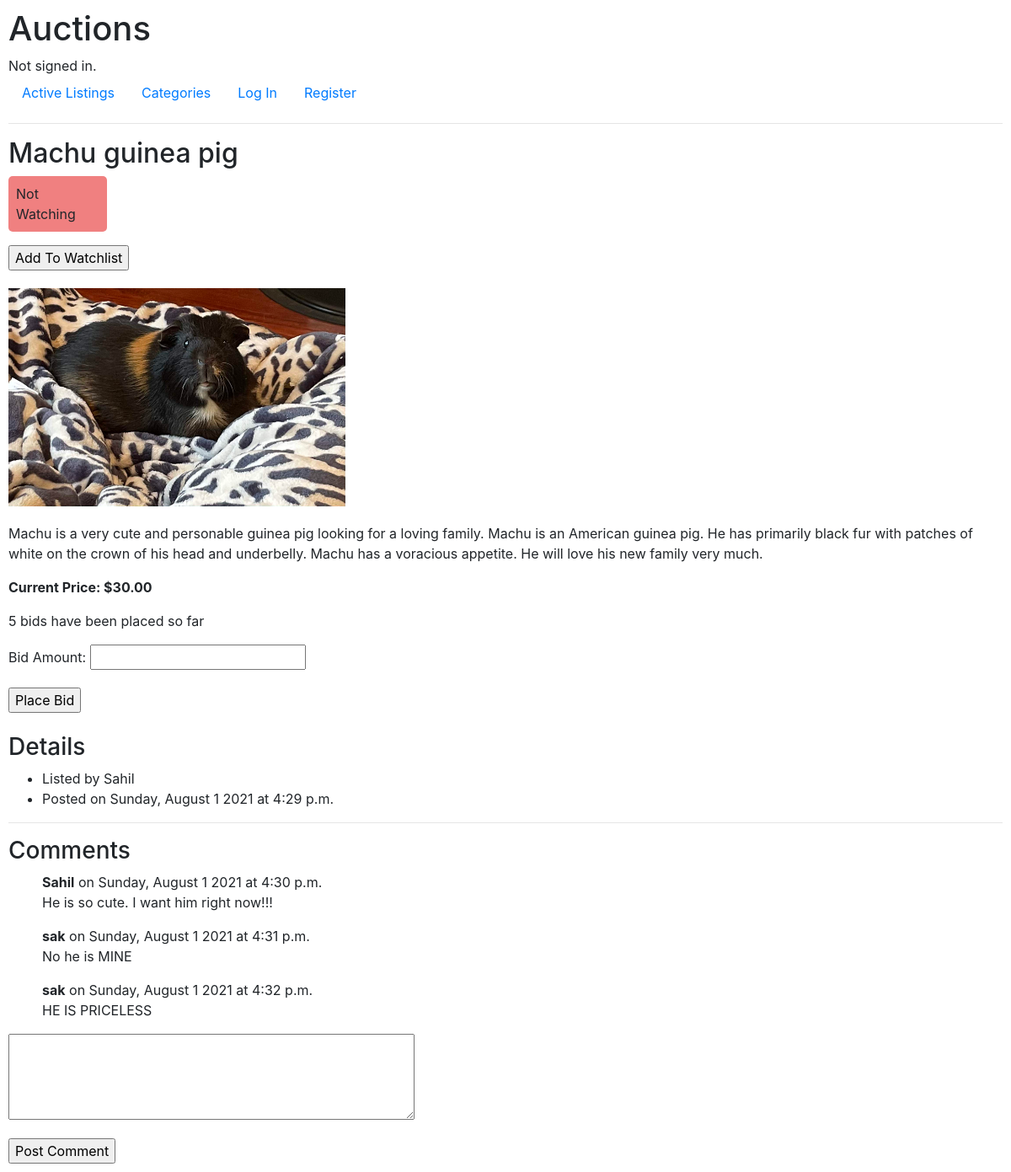
The page /auction/8 on the database its author committed.
### auctions/models.py (models this page shows, shortened)
class AuctionItem(models.Model):
    title = models.CharField(max_length=64)
    description = models.TextField()
    current_price = models.DecimalField(max_digits=8, decimal_places=2)
    item_image = models.ImageField(
        upload_to=get_image_path,
        blank=True,
        null=True
    )
    category = models.ForeignKey(
        Category,
        on_delete=models.SET_NULL,
        blank=True,
        null=True,
        related_name='auction_items'
    )
    creator = models.ForeignKey(
        User,
        on_delete=models.CASCADE,
        related_name='auctions_created'
    )
    is_active = models.BooleanField(default=True)
    winner = models.ForeignKey(
        User,
        on_delete=models.SET_NULL,
        blank=True,
        null=True,
        related_name='auctions_won'
    )
    creation_date = models.DateTimeField(auto_now_add=True)

class User(AbstractUser):
    watching = ManyToManyField(
        'AuctionItem',
        blank=True,
        related_name='watched_by'
    )

class Comment(models.Model):
    text = models.TextField()
    creator = models.ForeignKey(
        User,
        on_delete=models.CASCADE,
        related_name='comments'
    )
    parent_auction = models.ForeignKey(
        AuctionItem,
        on_delete=models.CASCADE,
        related_name='comments'
    )
    creation_date = models.DateTimeField(auto_now_add=True)

### auctions/views.py (the view)
# urls.py: path("auction/<int:id>", views.auction_view, name="auction_view"),
def auction_view(request, id):
    if request.method == 'POST':
        auction_item = AuctionItem.objects.get(pk=id)
        bid_form = BidForm(request.POST, old_price=auction_item.current_price)
        if bid_form.is_valid():
            bid = bid_form.save(commit=False)
            bid.creator = request.user
            bid.auction_item = auction_item
            bid.save()
            new_price = bid.price
            updated_rows = AuctionItem.objects.filter(
                id=id).update(current_price=new_price)
            return render(request, "auctions/auction_view.html", {
                'auction_item': AuctionItem.objects.get(pk=id),
                'bid_form': bid_form,
                'total_bids': AuctionItem.objects.get(pk=id).bids.count(),
                'success_message': "Bid created successfully.",
                'comment_form': CommentForm()
            })
        else:
            return render(request, "auctions/auction_view.html", {
                'auction_item': auction_item,
                'bid_form': bid_form,
                'total_bids': AuctionItem.objects.get(pk=id).bids.count(),
                'error_message': "Error placing bid.",
                'comment_form': CommentForm()
            })
    else:
        auction_items_queryset = AuctionItem.objects.filter(pk=id)
        if auction_items_queryset.exists():
            auction_item = auction_items_queryset.first()
            return render(request, "auctions/auction_view.html", {
                'auction_item': auction_item,
                'bid_form': BidForm(),
                'total_bids': auction_item.bids.count(),
                'comment_form': CommentForm()
            })
        else:
            pass

### auctions/views.py (shortened to what this page needs)
class BidForm(ModelForm):
    def __init__(self, *args, **kwargs):
        self.old_price = kwargs.get('old_price', None)
        if self.old_price is not None:
            kwargs.pop('old_price')
        super(BidForm, self).__init__(*args, **kwargs)
    class Meta:
        model = Bid
        exclude = ['creator', 'auction_item', 'creation_date']
        labels = {
            'price': "Bid Amount"
        }
        widgets = {
            'price': widgets.Input(attrs={
                'title': "Value must be greater than current price",
                'type': 'number',
                'step': '0.01'
            })
        }

class CommentForm(ModelForm):
    class Meta:
        model = Comment
        exclude = ['creator', 'parent_auction', 'creation_date']
        labels = {
            'text': ""
        }
        widgets = {
            'text': Textarea(attrs={'cols': 45, 'rows': 4}),
        }

### auctions/templates/auctions/auction_view.html (shortened to what this page needs)
{% extends "auctions/layout.html" %}
{% block body %}
<h2>{{ auction_item.title }}</h2>
{% if user in auction_item.watched_by.all %}
<p style="background-color: lightgreen; width: 87px; padding: 9px; border-radius: 5px;">Watching</p>
<form action="{% url 'update_watchlist' user.id auction_item.id %}" method="post">
    {% csrf_token %}
    <input type="submit" value="Remove From Watchlist">
</form>
{% else %}
<p style="background-color: lightcoral; width: 117px; padding: 9px; border-radius: 5px;">Not Watching</p>
<form action="{% url 'update_watchlist' user.id auction_item.id %}" method="post">
    <input type="submit" value="Add To Watchlist">
</form>
{% endif %}
<img src="{{ auction_item.item_image.url }}" alt="Image Not Provided" style="object-fit: contain;" width="400px"
    height="300px">
<p>{{ auction_item.description }}</p>
<p><strong>Current Price: ${{ auction_item.current_price }}</strong></p>
<p>{{ total_bids }} bid{{ total_bids|pluralize }} ha{{ total_bids|pluralize:"s,ve" }} been placed so far</p>
<form action="{% url 'auction_view' auction_item.id %}" method="post">
    {{ bid_form.as_p }}
    <input type="submit" value="Place Bid">
</form>
<h3>Details</h3>
<ul>
    <li>Listed by {{ auction_item.creator.username }}</li>
    <li>Posted on {{ auction_item.creation_date|date:"l, F j Y" }} at {{ auction_item.creation_date|time }}</li>
</ul>
<hr>
<h3>Comments</h3>
<ul style="list-style-type: none;">
    {% for comment in auction_item.comments.all %}
    <li>
        <strong>{{ comment.creator.username }}</strong>
        on {{ comment.creation_date|date:"l, F j Y" }} at {{ comment.creation_date|time }}
        <p>{{ comment.text|linebreaksbr }}</p>
    </li>
    {% endfor %}
</ul>
<form action="{% url 'new_comment' auction_item.id %}" method="post">
    {{ comment_form.as_p }}
    <input type="submit" value="Post Comment">
</form>
{% endblock %}

### auctions/static/auctions/styles.css (style rules this page uses)
body { padding: 10px; }

### rows shown on the page
AuctionItem: title "Machu guinea pig", item_image (picture), description "Machu is a very cute and personable guinea pig looking for a loving family. Machu is an American guinea pig. He has primarily black fur with patches of white on the crown of his head and underbelly. Machu has a voracious appetite. He will love his new family very much.", current_price "30.00", creator.username "Sahil", creation_date "Sunday, August 1 2021", creation_date "4:29 p.m."
Comment: creator.username "Sahil", creation_date "Sunday, August 1 2021", creation_date "4:30 p.m.", text "He is so cute. I want him right now!!!"
Comment: creator.username "sak", creation_date "Sunday, August 1 2021", creation_date "4:31 p.m.", text "No he is MINE"
Comment: creator.username "sak", creation_date "Sunday, August 1 2021", creation_date "4:32 p.m.", text "HE IS PRICELESS"

### other values the page prints
{{ total_bids }} "5"
